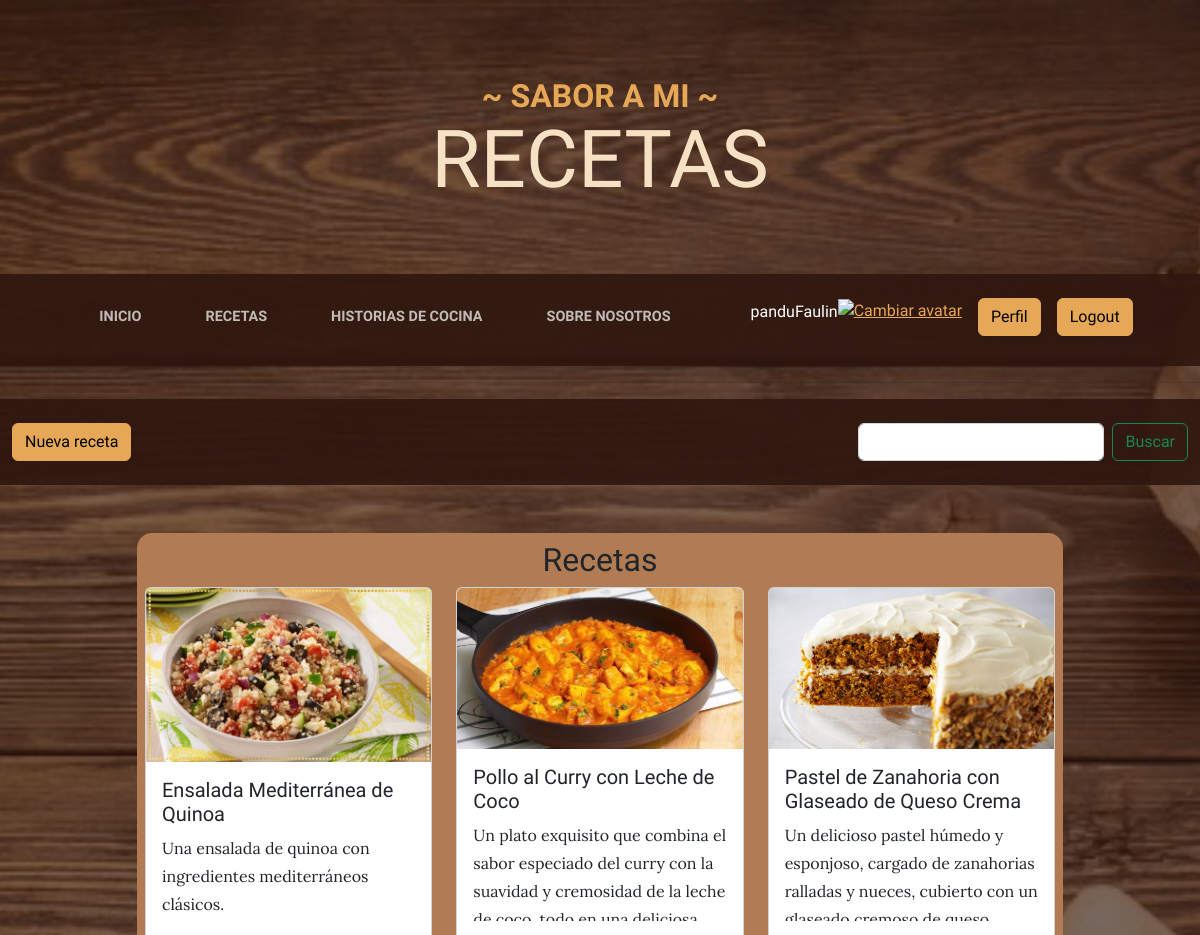
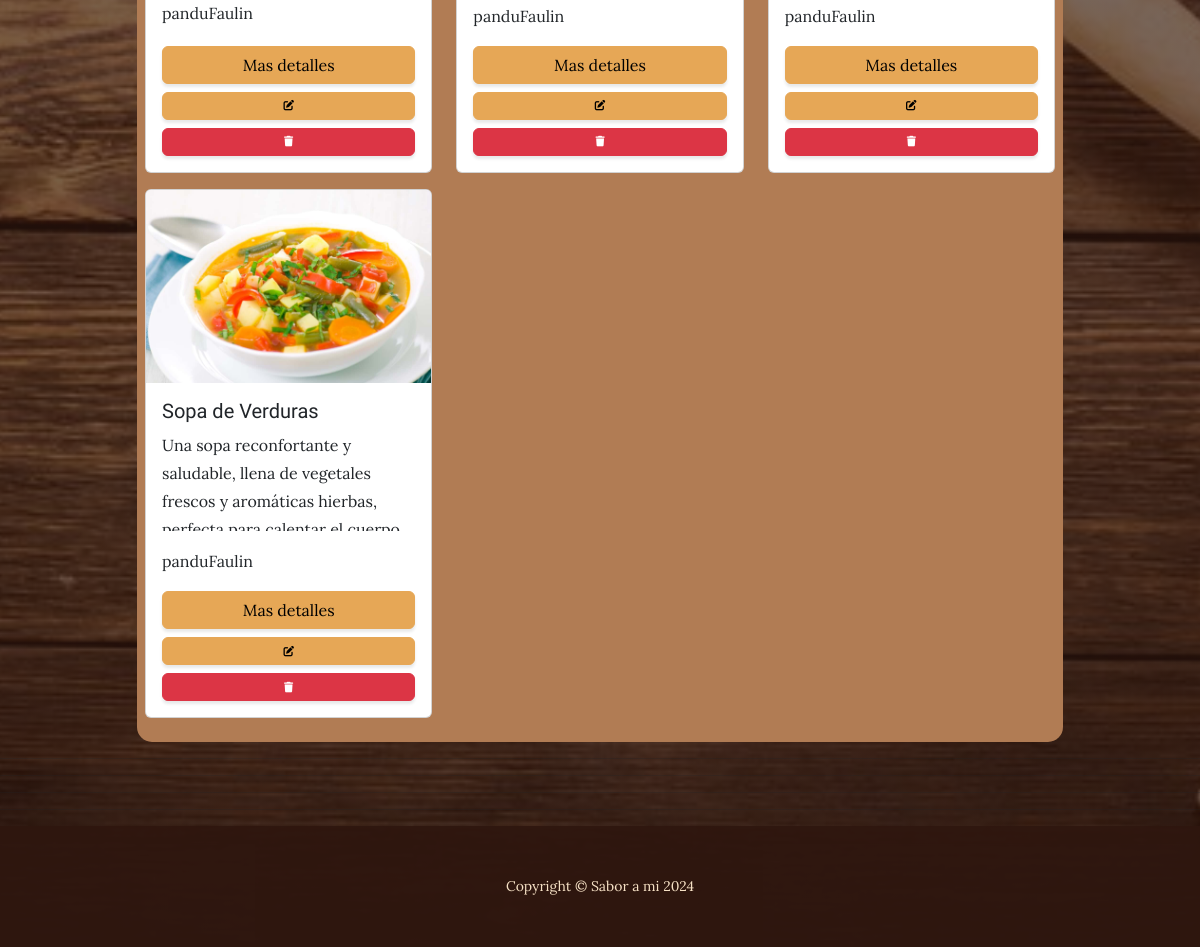
/recetas/ (signed in), run on the app's committed database (2 pictures, top to bottom).
### recetasApp/models.py (models this page shows, shortened)
class Receta(models.Model):
    titulo = models.CharField(max_length=70)
    descripcion = models.TextField()
    ingredientes = models.TextField()
    instrucciones = models.TextField()
    autor = models.ForeignKey(User, on_delete=models.CASCADE, null=True)
    imagenReceta = models.ImageField(blank=True, upload_to="media/")
    class Meta:
        verbose_name = "receta"
        verbose_name_plural = "recetas"
        ordering = ["titulo"]

### recetasApp/views.py (the view)
# urls.py: path("recetas/", recetas, name="recetas"),
@login_required
def recetas(request):
    contexto = {"recetas": Receta.objects.all().order_by("id")}
    return render(request, "recetasApp/recetas.html", contexto)

### recetasApp/templates/recetasApp/recetas.html (shortened to what this page needs)
{% extends 'recetasApp/index.html' %} {% block Titulo %}
<header>
  <h1 class="site-heading text-center text-faded d-none d-lg-block">
    <span class="site-heading-upper text-primary mb-3">~ Sabor a mi ~</span>
    <span class="site-heading-lower">Recetas</span>
  </h1>
</header>
{% endblock Titulo %} {% block Contenido %}
<hr>
<nav class="navbar navbar-expand-lg navbar-dark py-lg-4" id="mainNav">
  <div class="container-fluid">
    <a class="btn btn-primary" href="{% url 'receta_create'%}" role="button">Nueva receta</a>
    <form class="d-flex"action="{% url 'encontrar_Recetas'%}" method='get'>
      <input class="form-control me-2" type="text" name="buscar" id="buscar">
      <button class="btn btn-outline-success" type="submit">Buscar</button>
    </form>
  </div>
</nav>
</head>
<body>
  <div class="container mt-5">
    <div class="row justify-content-center">
      <div class="col-md-10">
        <div class="bg-color-personalizado p-2 contenedor-bordes-redondos">
          <h2 class="text-center">Recetas</h2>
          <div class="row">
            {% for r in recetas %}
              <div class="col-md-4 mb-3">
                <div class="card h-100">
                  {% if r.imagenReceta %}
                      <img src="{{ r.imagenReceta.url }}" class="card-img-top" alt="...">
                  {% else %}
                      <img src="/media/receta_default.png" class="card-img-top" alt="Imagen Predeterminada">
                  {% endif %}
                  <div class="card-body d-flex flex-column">
                    <h5 class="card-title">{{r.titulo}}</h5>
                    <p class="card-text overflow-hidden" style="max-height: 100px;">{{r.descripcion}}</p>
                    <p class="card-text">{{r.autor}}</p>
                    <a href="{%url 'receta_detalle' r.id %}" class="btn btn-primary mt-auto">Mas detalles</a>
                    {% if request.user == r.autor or  request.user.is_staff %}
                    <a href="{% url 'receta_update' r.id %}" class="btn btn-primary mt-2" style="--bs-btn-padding-y: .25rem; --bs-btn-padding-x: .5rem; --bs-btn-font-size: .75rem;">
                    </a>
                    <a href="{% url 'receta_delete' r.id %}" class="btn btn-danger mt-2" style="--bs-btn-padding-y: .25rem; --bs-btn-padding-x: .5rem; --bs-btn-font-size: .75rem;">
                    {% endif %}
                    </a>
                  </div>
                </div>
              </div>
            {% endfor %}
          </div>
        </div>
      </div>
    </div>
  </div>
</body>
<hr>
<hr>
<hr>
</html>
{% endblock Contenido %} {% block InformacionExtra %}
<hr>
{% endblock InformacionExtra %}

### recetasApp/templates/recetasApp/index.html (shortened to what this page needs)
<!DOCTYPE html>
<html lang="en">
  <head>
    {% load static %}
    <link href="{%static 'css/styles.css'%}" rel="stylesheet" />
    <link
      rel="stylesheet"
      href="https://cdnjs.cloudflare.com/ajax/libs/font-awesome/6.4.0/css/all.min.css"
    />
  </head>
  <body>
    {% block Titulo %}{% endblock Titulo %}
    <nav class="navbar navbar-expand-lg navbar-dark py-lg-4" id="mainNav">
      <div class="container">
        <div class="collapse navbar-collapse" id="navbarSupportedContent">
          <ul class="navbar-nav mx-auto">
            <li class="nav-item px-lg-4">
              <a class="nav-link text-uppercase" href="{% url 'home'%}"
                >Inicio</a
              >
            </li>
            {% if user.is_authenticated %}
            <li class="nav-item px-lg-4">
              <a class="nav-link text-uppercase" href="{% url 'recetas'%}"
                >Recetas</a
              >
            </li>
            <li class="nav-item px-lg-4">
              <a
                class="nav-link text-uppercase"
                href="{% url 'historias_de_cocina'%}"
                >Historias de cocina</a
              >
            </li>
            <li class="nav-item px-lg-4">
              <a
                class="nav-link text-uppercase"
                href="{% url 'sobre_nosotros'%}"
                >Sobre nosotros</a
              >
            </li>
            <p style="color: white" class="ms-5">{{ user.username }}</p>
            <div class="text-center">
              <a href="{% url 'agregar_avatar' %}"
                ><img
                  src="{{ request.session.avatar }}"
                  height="30px"
                  weight="30px"
                  title="Cambiar avatar"
              /></a>
            </div>
            <li class="nav-item">
              <a class="btn btn-primary ms-3" href="{% url 'perfil'%}"
                >Perfil</a
              >
            </li>
            <li class="nav-item">
              <a class="btn btn-primary ms-3" href="{% url 'logout'%}"
                >Logout</a
              >
            </li>
            {% endif %}
          </ul>
        </div>
      </div>
    </nav>
    {% block Contenido %}{% endblock Contenido %} {% block InformacionExtra %}{% endblock InformacionExtra %}
    <footer class="footer text-faded text-center py-5">
      <div class="container">
        <p class="m-0 small">Copyright &copy; Sabor a mi 2024</p>
      </div>
    </footer>
  </body>
</html>

### recetasApp/templates/recetasApp/recetas.html (style rules this page uses)
.contenedor-bordes-redondos { border-radius: 15px; }
.bg-color-personalizado { background-color: #b17c54; }

### data on the page
Receta: imagenReceta (picture), titulo "Ensalada Mediterránea de Quinoa", descripcion "Una ensalada de quinoa con ingredientes mediterráneos clásicos.", autor "panduFaulin"
Receta: imagenReceta (picture), titulo "Pollo al Curry con Leche de Coco", descripcion "Un plato exquisito que combina el sabor especiado del curry con la suavidad y cremosidad de la leche…", autor "panduFaulin"
Receta: imagenReceta (picture), titulo "Pastel de Zanahoria con Glaseado de Queso Crema", descripcion "Un delicioso pastel húmedo y esponjoso, cargado de zanahorias ralladas y nueces, cubierto con un…", autor "panduFaulin"
Receta: imagenReceta (picture), titulo "Sopa de Verduras", descripcion "Una sopa reconfortante y saludable, llena de vegetales frescos y aromáticas hierbas,…", autor "panduFaulin"

### other printed values
{{ user.username }} "panduFaulin"
